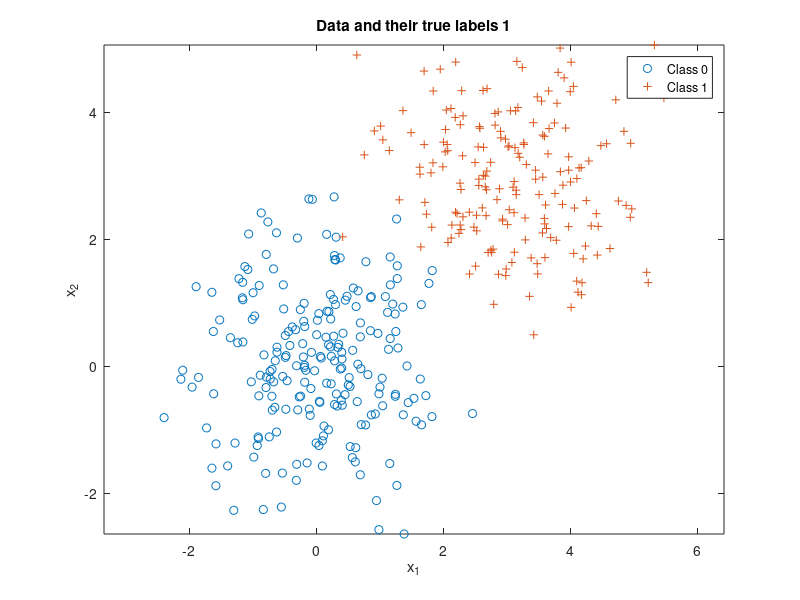
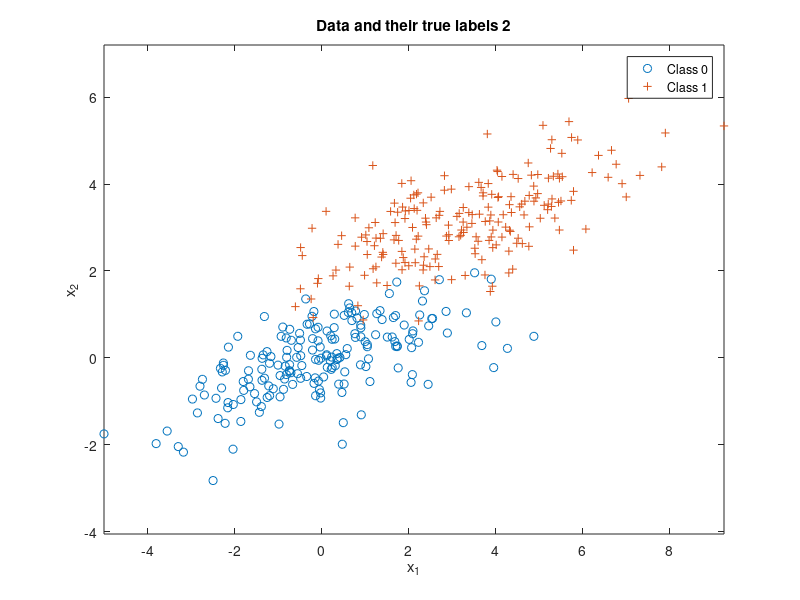
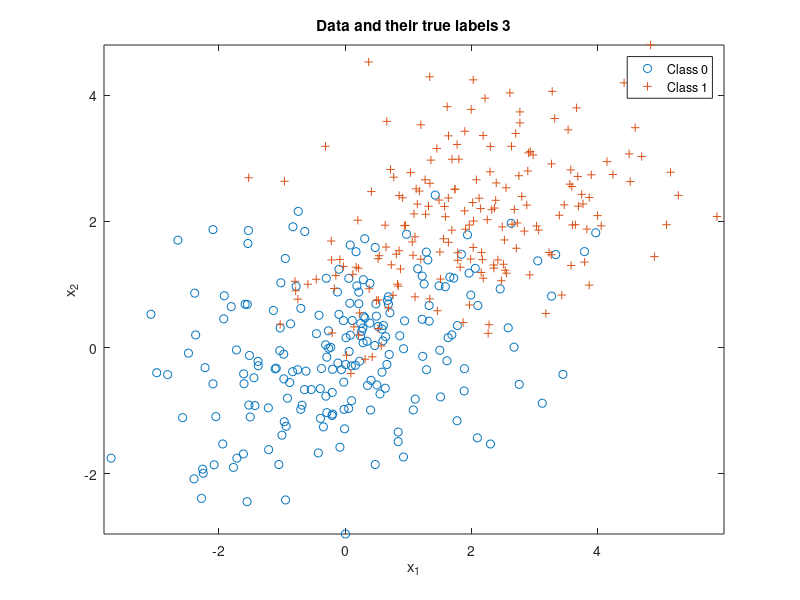
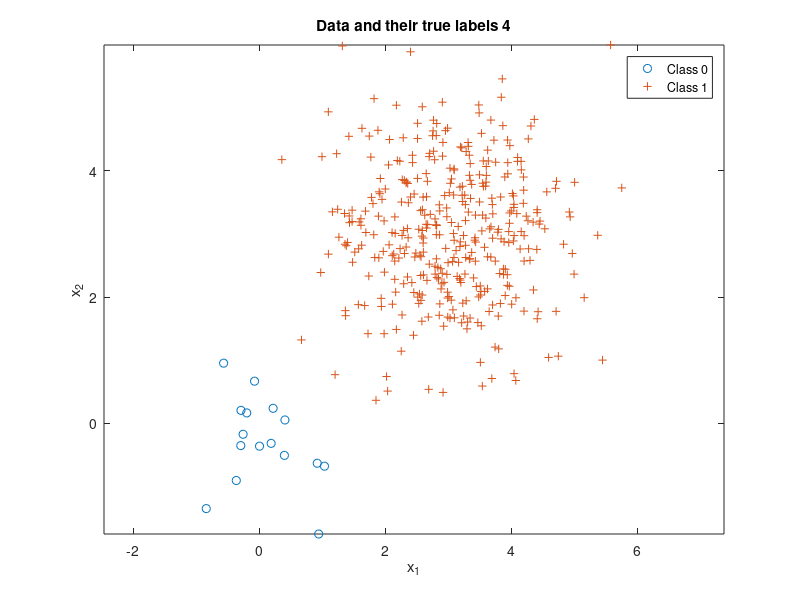

Source code (MATLAB) for these figures, in order:
clear all;
close all;

%Sample 1
n = 2;
N = 400;
mu(:,1) = [0;0];
mu(:,2) = [3;3];
sigma(:,:,1) = [1 0;0 1];
sigma(:,:,2) = [1 0;0 1];
p = [0.5,0.5];

label = rand(1,N) >= p(1);
Nc = [length(find(label==0)),length(find(label==1))];
x = zeros(n,N);

for l = 0:1
    x(:,label==l) = mvnrnd(mu(:,l+1),sigma(:,:,l+1),Nc(l+1))';
end

figure(1), clf,
plot(x(1,label==0),x(2,label==0),'o'), hold on,
plot(x(1,label==1),x(2,label==1),'+'), axis equal,
legend('Class 0','Class 1'), 
title('Data and their true labels 1'),
xlabel('x_1'), ylabel('x_2'), 

%Sample 2
n = 2;
N = 400;
mu(:,1) = [0;0];
mu(:,2) = [3;3];
sigma(:,:,1) = [3 1;1 0.8];
sigma(:,:,2) = [3 1;1 0.8];
p = [0.5,0.5];

label = rand(1,N) >= p(1);
Nc = [length(find(label==0)),length(find(label==1))];
x = zeros(n,N);

for l = 0:1
    x(:,label==l) = mvnrnd(mu(:,l+1),sigma(:,:,l+1),Nc(l+1))';
end

figure(2), clf,
plot(x(1,label==0),x(2,label==0),'o'), hold on,
plot(x(1,label==1),x(2,label==1),'+'), axis equal,
legend('Class 0','Class 1'), 
title('Data and their true labels 2'),
xlabel('x_1'), ylabel('x_2'), 

%Sample 3
n = 2;
N = 400;
mu(:,1) = [0;0];
mu(:,2) = [2;2];
sigma(:,:,1) = [2 0.5;0.5 1];
sigma(:,:,2) = [2 0.5;0.5 1];
p = [0.5,0.5];

label = rand(1,N) >= p(1);
Nc = [length(find(label==0)),length(find(label==1))];
x = zeros(n,N);

for l = 0:1
    x(:,label==l) = mvnrnd(mu(:,l+1),sigma(:,:,l+1),Nc(l+1))';
end

figure(3), clf,
plot(x(1,label==0),x(2,label==0),'o'), hold on,
plot(x(1,label==1),x(2,label==1),'+'), axis equal,
legend('Class 0','Class 1'), 
title('Data and their true labels 3'),
xlabel('x_1'), ylabel('x_2'), 

%Sample 4
n = 2;
N = 400;
mu(:,1) = [0;0];
mu(:,2) = [3;3];
sigma(:,:,1) = [1 0;0 1];
sigma(:,:,2) = [1 0;0 1];
p = [0.05,0.95];

label = rand(1,N) >= p(1);
Nc = [length(find(label==0)),length(find(label==1))];
x = zeros(n,N);

for l = 0:1
    x(:,label==l) = mvnrnd(mu(:,l+1),sigma(:,:,l+1),Nc(l+1))';
end

figure(4), clf,
plot(x(1,label==0),x(2,label==0),'o'), hold on,
plot(x(1,label==1),x(2,label==1),'+'), axis equal,
legend('Class 0','Class 1'), 
title('Data and their true labels 4'),
xlabel('x_1'), ylabel('x_2'), 

%Sample 5
n = 2;
N = 400;
mu(:,1) = [0;0];
mu(:,2) = [3;3];
sigma(:,:,1) = [3 1;1 0.8];
sigma(:,:,2) = [3 1;1 0.8];
p = [0.05,0.95];

label = rand(1,N) >= p(1);
Nc = [length(find(label==0)),length(find(label==1))];
x = zeros(n,N);

for l = 0:1
    x(:,label==l) = mvnrnd(mu(:,l+1),sigma(:,:,l+1),Nc(l+1))';
end

figure(5), clf,
plot(x(1,label==0),x(2,label==0),'o'), hold on,
plot(x(1,label==1),x(2,label==1),'+'), axis equal,
legend('Class 0','Class 1'), 
title('Data and their true labels 5'),
xlabel('x_1'), ylabel('x_2'), 

%Sample 3
n = 2;
N = 400;
mu(:,1) = [0;0];
mu(:,2) = [2;2];
sigma(:,:,1) = [2 0.5;0.5 1];
sigma(:,:,2) = [2 0.5;0.5 1];
p = [0.05,0.95];

label = rand(1,N) >= p(1);
Nc = [length(find(label==0)),length(find(label==1))];
x = zeros(n,N);

for l = 0:1
    x(:,label==l) = mvnrnd(mu(:,l+1),sigma(:,:,l+1),Nc(l+1))';
end

figure(6), clf,
plot(x(1,label==0),x(2,label==0),'o'), hold on,
plot(x(1,label==1),x(2,label==1),'+'), axis equal,
legend('Class 0','Class 1'), 
title('Data and their true labels 6'),
xlabel('x_1'), ylabel('x_2'), 
